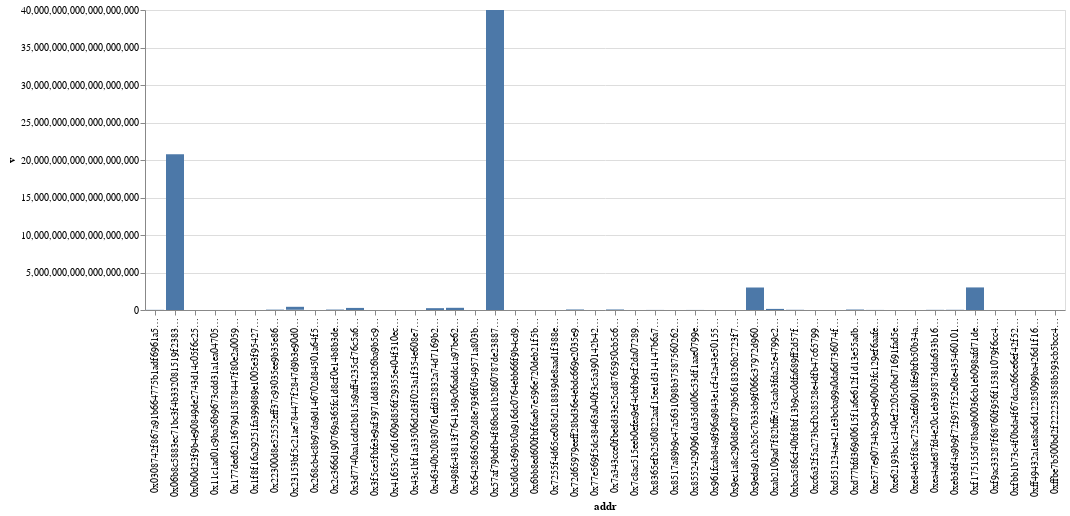

Write notebook code for a chart like this one.
### Code cell
alt.Chart(p2).mark_bar().encode(x='addr',y='v')
